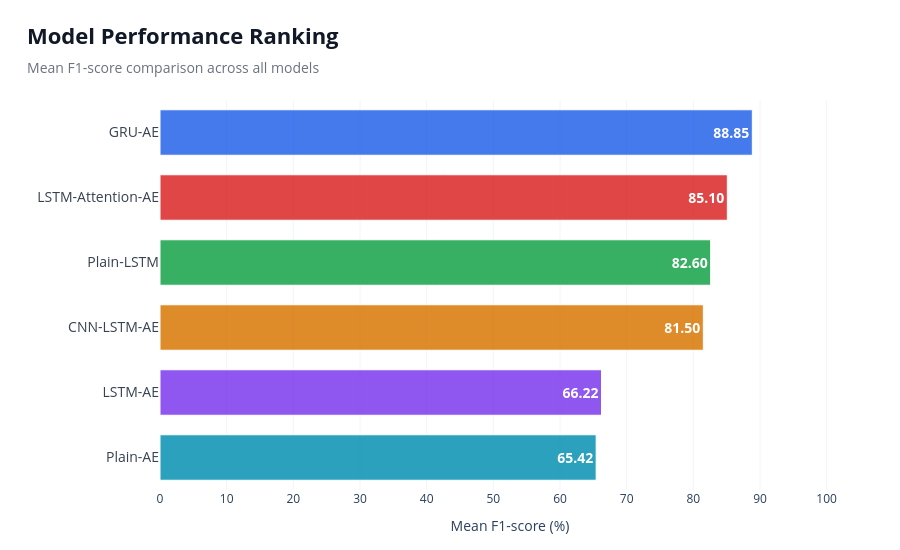

The notebook cell saved with this chart:
### Code cell
ranking_df = df.groupby('Model')['F1'].mean().reset_index()
ranking_df = ranking_df.sort_values(by='F1', ascending=False).reset_index(drop=True)

# 3. กำหนดชุดสีตามที่คุณระบุ (เรียงตามอันดับโมเดล)
_MODEL_COLORS = [
    "#2563eb", # blue
    "#dc2626", # red
    "#16a34a", # green
    "#d97706", # amber
    "#7c3aed", # violet
    "#0891b2", # cyan
    "#db2777", # pink
    "#65a30d", # lime
]

# แมตช์สีกับโมเดล (ใช้แค่เท่าที่มีจำนวนโมเดล)
model_colors = _MODEL_COLORS[:len(ranking_df)]

# พลิกข้อมูลเพื่อพล็อต (Plotly จะวาดจากล่างขึ้นบนในแนวนอน)
df_plot = ranking_df.iloc[::-1].reset_index(drop=True)
plot_colors = model_colors[::-1]

# 4. สร้างกราฟ
fig = go.Figure(go.Bar(
    x=df_plot['F1'],
    y=df_plot['Model'],
    orientation='h',
    marker=dict(
        color=plot_colors,
        opacity=0.85, # ปรับความอ่อนเพื่อให้ดูนุ่มนวลขึ้น
        line=dict(color='white', width=1)
    ),
    text=df_plot['F1'].apply(lambda x: f'<b>{x:.2f}</b>'),
    textposition='inside',
    insidetextanchor='end',
    textfont=dict(size=14, color='white'),
    width=0.7 # ความหนาของแท่ง
))

# 5. ปรับแต่ง Layout ให้คล้ายธีมในรูปภาพ
fig.update_layout(
    title=dict(
        text="<b>Model Performance Ranking</b><br><span style='font-size:14px; color:#6b7280;'>Mean F1-score comparison across all models</span>",
        font=dict(size=22, color='#111827'),
        x=0.03,
        y=0.92
    ),
    xaxis=dict(
        title="Mean F1-score (%)",
        showgrid=True,
        gridcolor='#f3f4f6', # เส้น Grid จางๆ
        range=[0, 105],
        dtick=10,
        zeroline=False
    ),
    yaxis=dict(
        title="",
        showgrid=False,
        tickfont=dict(size=14, color='#374151')
    ),
    template="plotly_white",
    margin=dict(l=160, r=40, t=100, b=60),
    height=550,
    plot_bgcolor='white',
    paper_bgcolor='white',
    bargap=0.2
)

# แสดงผล
fig.show()

### Figure 1 — Plotly figure (JSON) as saved in the notebook; plotly's stock layout.template omitted (floating-point values rounded to 4 significant figures)
{"data": [{"insidetextanchor": "end", "marker": {"color": ["#0891b2", "#7c3aed", "#d97706", "#16a34a", "#dc2626", "#2563eb"], "line": {"color": "white", "width": 1}, "opacity": 0.85}, "orientation": "h", "text": ["<b>65.42</b>", "<b>66.22</b>", "<b>81.50</b>", "<b>82.60</b>", "<b>85.10</b>", "<b>88.85</b>"], "textfont": {"color": "white", "size": 14}, "textposition": "inside", "type": "bar", "width": 0.7, "x": [65.42, 66.22, 81.5, 82.6, 85.1, 88.85], "y": ["Plain-AE", "LSTM-AE", "CNN-LSTM-AE", "Plain-LSTM", "LSTM-Attention-AE", "GRU-AE"]}], "layout": {"bargap": 0.2, "height": 550, "margin": {"b": 60, "l": 160, "r": 40, "t": 100}, "paper_bgcolor": "white", "plot_bgcolor": "white", "title": {"font": {"color": "#111827", "size": 22}, "text": "<b>Model Performance Ranking</b><br><span style='font-size:14px; color:#6b7280;'>Mean F1-score comparison across all models</span>", "x": 0.03, "y": 0.92}, "xaxis": {"dtick": 10, "gridcolor": "#f3f4f6", "range": [0, 105], "showgrid": true, "title": {"text": "Mean F1-score (%)"}, "zeroline": false}, "yaxis": {"showgrid": false, "tickfont": {"color": "#374151", "size": 14}, "title": {"text": ""}}}}
